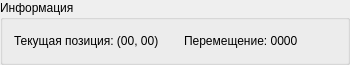
<?xml version="1.0" encoding="UTF-8"?>
<ui version="4.0">
 <class>GroupBoxInfo</class>
 <widget class="QGroupBox" name="GroupBoxInfo">
  <property name="geometry">
   <rect>
    <x>0</x>
    <y>0</y>
    <width>350</width>
    <height>61</height>
   </rect>
  </property>
  <property name="maximumSize">
   <size>
    <width>16777215</width>
    <height>64</height>
   </size>
  </property>
  <property name="windowTitle">
   <string>GroupBox</string>
  </property>
  <property name="title">
   <string>Информация</string>
  </property>
  <layout class="QHBoxLayout" name="horizontalLayout">
   <property name="spacing">
    <number>25</number>
   </property>
   <item>
    <widget class="QLabel" name="CurrentPos">
     <property name="text">
      <string>Текущая позиция: (00, 00)</string>
     </property>
    </widget>
   </item>
   <item>
    <widget class="QLabel" name="Delta">
     <property name="text">
      <string>Перемещение: 0000</string>
     </property>
    </widget>
   </item>
   <item>
    <spacer name="horizontalSpacer">
     <property name="orientation">
      <enum>Qt::Horizontal</enum>
     </property>
     <property name="sizeHint" stdset="0">
      <size>
       <width>40</width>
       <height>20</height>
      </size>
     </property>
    </spacer>
   </item>
  </layout>
 </widget>
 <resources/>
 <connections/>
</ui>
